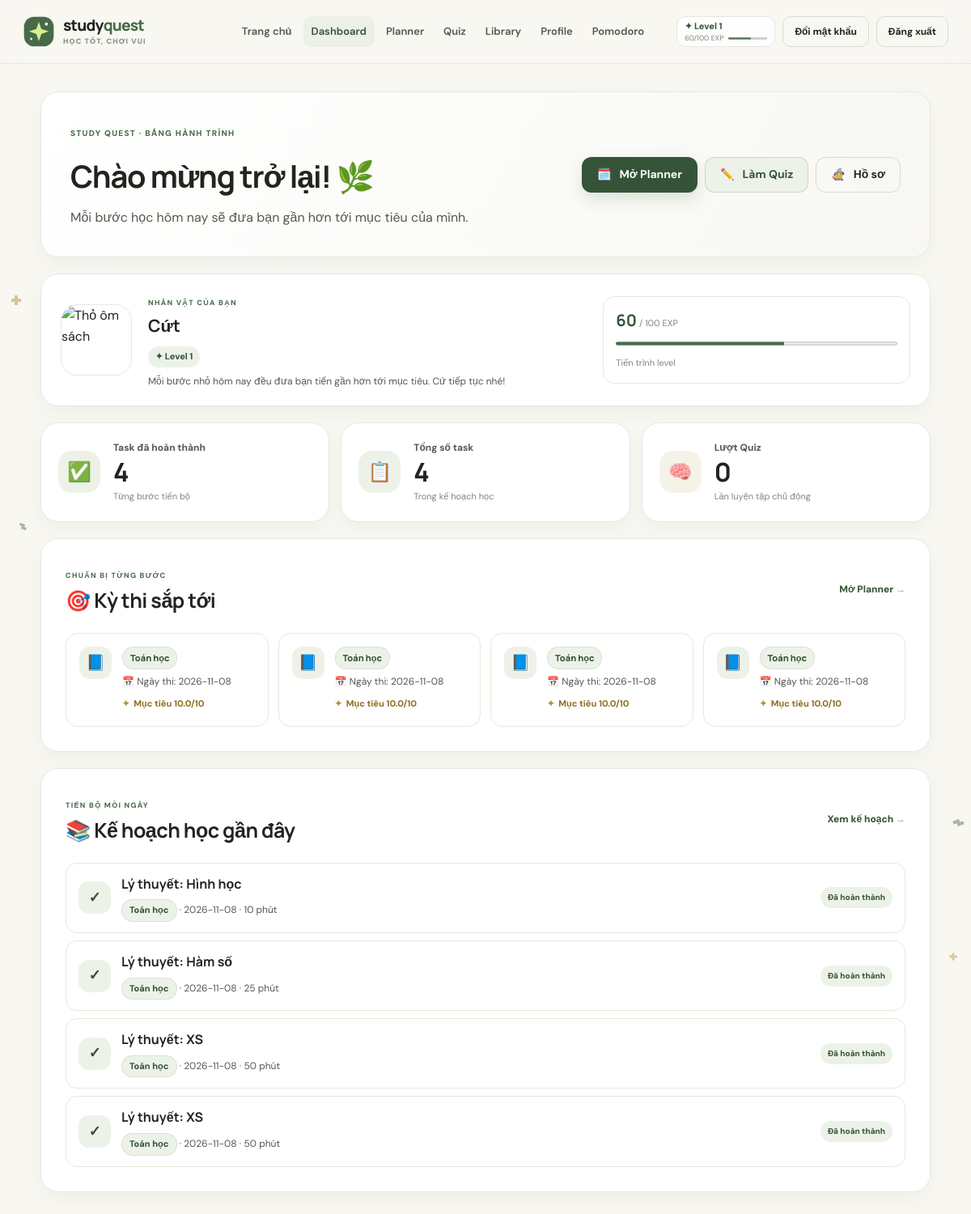
The app's page /dashboard (signed in) with its own data.
### tables this page shows
CREATE TABLE profiles (
    id INTEGER PRIMARY KEY AUTOINCREMENT,
    user_id INTEGER UNIQUE NOT NULL,
    character_name TEXT NOT NULL DEFAULT 'Quest Rookie',
    avatar TEXT NOT NULL DEFAULT '🧙',
    level INTEGER NOT NULL DEFAULT 1,
    exp INTEGER NOT NULL DEFAULT 0,
    reward_points INTEGER NOT NULL DEFAULT 0,
    FOREIGN KEY(user_id) REFERENCES users(id) ON DELETE CASCADE
);

CREATE TABLE exams (
    id INTEGER PRIMARY KEY AUTOINCREMENT,
    user_id INTEGER NOT NULL,
    subject TEXT NOT NULL,
    exam_date TEXT NOT NULL,
    current_score REAL NOT NULL CHECK(current_score BETWEEN 0 AND 10),
    target_score REAL NOT NULL CHECK(target_score BETWEEN 0 AND 10),
    study_minutes_per_day INTEGER NOT NULL CHECK(study_minutes_per_day >= 10),
    created_at TEXT NOT NULL DEFAULT CURRENT_TIMESTAMP,
    FOREIGN KEY(user_id) REFERENCES users(id) ON DELETE CASCADE
);

CREATE TABLE study_plans (
    id INTEGER PRIMARY KEY AUTOINCREMENT,
    exam_id INTEGER NOT NULL,
    study_date TEXT NOT NULL,
    title TEXT NOT NULL,
    activity_type TEXT NOT NULL,
    duration_minutes INTEGER NOT NULL,
    completed INTEGER NOT NULL DEFAULT 0,
    FOREIGN KEY(exam_id) REFERENCES exams(id) ON DELETE CASCADE
);

### app.py (the view)
@app.route('/dashboard')
@login_required
def dashboard():
    user = current_user(); db = get_db(); exams = db.execute('SELECT * FROM exams WHERE user_id=? ORDER BY exam_date LIMIT 4', (user['id'],)).fetchall()
    plans = db.execute('SELECT sp.*, e.subject FROM study_plans sp JOIN exams e ON e.id=sp.exam_id WHERE e.user_id=? ORDER BY sp.study_date, sp.id LIMIT 8', (user['id'],)).fetchall()
    stats = {'done': db.execute('SELECT COUNT(*) FROM study_plans sp JOIN exams e ON e.id=sp.exam_id WHERE e.user_id=? AND completed=1', (user['id'],)).fetchone()[0], 'total': db.execute('SELECT COUNT(*) FROM study_plans sp JOIN exams e ON e.id=sp.exam_id WHERE e.user_id=?', (user['id'],)).fetchone()[0], 'quiz': db.execute('SELECT COUNT(*) FROM quiz_attempts WHERE user_id=?', (user['id'],)).fetchone()[0]}
    return render_template('dashboard.html', exams=exams, plans=plans, stats=stats)

### templates/dashboard.html (shortened to what this page needs)
{% extends "base.html" %}
{% block content %}
<link rel="stylesheet" href="{{ url_for('static', filename='css/dashboard.css') }}">
<main class="dashboard-page">
  <section class="panel dashboard-welcome">
    <div>
      <p class="eyebrow">Study Quest · Bảng hành trình</p>
      <h1>Chào mừng trở lại! <span aria-hidden="true">🌿</span></h1>
      <p class="muted">Mỗi bước học hôm nay sẽ đưa bạn gần hơn tới mục tiêu của mình.</p>
    </div>
    <div class="dashboard-quick-links" aria-label="Lối tắt">
      <a class="btn btn-primary" href="/planner"><span aria-hidden="true">🗓️</span> Mở Planner</a>
      <a class="btn dashboard-quiz-button" href="/quiz"><span aria-hidden="true">✏️</span> Làm Quiz</a>
      <a class="btn btn-ghost" href="/profile"><span aria-hidden="true">🧙</span> Hồ sơ</a>
    </div>
  </section>
  {% if current_user %}
  <section class="panel dashboard-character-card" aria-label="Nhân vật của bạn">
    <div class="dashboard-character-avatar">
      {% if current_user['avatar'] == 'squirath' %}
      <img src="{{ url_for('static', filename='images/profile/squirre_athlete.png') }}" alt="Sóc vận động viên" width="88" height="88">
      {% elif current_user['avatar'] == 'capysnack' %}
      <img src="{{ url_for('static', filename='images/profile/capybara_snack.png') }}" alt="Chuột lang ăn vặt" width="88" height="88">
      {% elif current_user['avatar'] == 'catgls' %}
      <img src="{{ url_for('static', filename='images/profile/cat_glasses.png') }}" alt="Mèo đeo kính" width="88" height="88">
      {% elif current_user['avatar'] == 'corgivar' %}
      <img src="{{ url_for('static', filename='images/profile/corgi_varsity.png') }}" alt="Corgi áo varsity" width="88" height="88">
      {% elif current_user['avatar'] == 'dogshade' %}
      <img src="{{ url_for('static', filename='images/profile/dog_sunglasses.png') }}" alt="Chó kính râm" width="88" height="88">
      {% elif current_user['avatar'] == 'owlstudy' %}
      <img src="{{ url_for('static', filename='images/profile/owl_student.png') }}" alt="Cú học sinh" width="88" height="88">
      {% elif current_user['avatar'] == 'rabbook' %}
      <img src="{{ url_for('static', filename='images/profile/rabbit_book.png') }}" alt="Thỏ ôm sách" width="88" height="88">
      {% else %}
      <img src="{{ url_for('static', filename='images/profile/rabbit_book.png') }}" alt="Thỏ ôm sách" width="88" height="88">
      {% endif %}
    </div>
    <div class="dashboard-character-info">
      <p class="eyebrow">NHÂN VẬT CỦA BẠN</p>
      <h2>{{ current_user['character_name'] }}</h2>
      <span class="dashboard-character-level">✦ Level {{ current_user['level'] }}</span>
      <p class="dashboard-character-encouragement">Mỗi bước nhỏ hôm nay đều đưa bạn tiến gần hơn tới mục tiêu. Cứ tiếp tục nhé!</p>
    </div>
    <div class="dashboard-character-xp">
      <div><strong>{{ current_user['exp'] % 100 }}</strong><span> / 100 EXP</span></div>
      <progress max="100" value="{{ current_user['exp'] % 100 }}" aria-label="EXP trong level hiện tại"></progress>
      <span>Tiến trình level</span>
    </div>
  </section>
  {% endif %}
  <section class="dashboard-stats" aria-label="Thống kê học tập">
    <article class="panel dashboard-stat-card dashboard-stat-done">
      <span class="dashboard-stat-icon" aria-hidden="true">✅</span>
      <div>
        <p>Task đã hoàn thành</p>
        <strong>{{ stats.done }}</strong>
        <span class="dashboard-stat-caption">Từng bước tiến bộ</span>
      </div>
    </article>
    <article class="panel dashboard-stat-card dashboard-stat-total">
      <span class="dashboard-stat-icon" aria-hidden="true">📋</span>
      <div>
        <p>Tổng số task</p>
        <strong>{{ stats.total }}</strong>
        <span class="dashboard-stat-caption">Trong kế hoạch học</span>
      </div>
    </article>
    <article class="panel dashboard-stat-card dashboard-stat-quiz">
      <span class="dashboard-stat-icon" aria-hidden="true">🧠</span>
      <div>
        <p>Lượt Quiz</p>
        <strong>{{ stats.quiz }}</strong>
        <span class="dashboard-stat-caption">Lần luyện tập chủ động</span>
      </div>
    </article>
  </section>
  <section class="panel dashboard-section">
    <div class="dashboard-section-heading">
      <div>
        <p class="eyebrow">CHUẨN BỊ TỪNG BƯỚC</p>
        <h2><span aria-hidden="true">🎯</span> Kỳ thi sắp tới</h2>
      </div>
      <a class="dashboard-section-link" href="/planner">Mở Planner <span aria-hidden="true">→</span></a>
    </div>
    {% if exams %}
      <div class="dashboard-exam-grid">
        {% for exam in exams %}
          <article class="dashboard-exam-card">
            <span class="dashboard-card-icon" aria-hidden="true">📘</span>
            <div class="dashboard-card-content">
              <h3><span class="dashboard-subject-badge">{{ exam.subject }}</span></h3>
              <p><span aria-hidden="true">📅</span> Ngày thi: {{ exam.exam_date }}</p>
              <span class="dashboard-target"><span aria-hidden="true">✦</span> Mục tiêu {{ exam.target_score }}/10</span>
            </div>
          </article>
        {% endfor %}
      </div>
    {% endif %}
  </section>
  <section class="panel dashboard-section">
    <div class="dashboard-section-heading">
      <div>
        <p class="eyebrow">TIẾN BỘ MỖI NGÀY</p>
        <h2><span aria-hidden="true">📚</span> Kế hoạch học gần đây</h2>
      </div>
      <a class="dashboard-section-link" href="/planner">Xem kế hoạch <span aria-hidden="true">→</span></a>
    </div>
    {% if plans %}
      <div class="dashboard-plan-list">
        {% for plan in plans %}
          <article class="dashboard-plan-card{% if plan.completed %} is-complete{% endif %}">
            <span class="dashboard-plan-icon" aria-hidden="true">{% if plan.completed %}✓{% else %}◷{% endif %}</span>
            <div class="dashboard-plan-content">
              <h3>{{ plan.title }}</h3>
              <p><span class="dashboard-subject-badge">{{ plan.subject }}</span> <span aria-hidden="true">·</span> {{ plan.study_date }} <span aria-hidden="true">·</span> {{ plan.duration_minutes }} phút</p>
            </div>
            <span class="dashboard-plan-status">{% if plan.completed %}Đã hoàn thành{% else %}Chưa hoàn thành{% endif %}</span>
          </article>
        {% endfor %}
      </div>
    {% endif %}
  </section>
</main>
{% endblock %}

### templates/base.html (shortened to what this page needs)
<!doctype html>
<html lang="vi">
<head>
  <link rel="stylesheet" href="{{ url_for('static', filename='css/style.css') }}">
  <link rel="stylesheet" href="{{ url_for('static', filename='css/rpg.css') }}">
</head>
<body>
  <div class="rpg-decoration-layer" aria-hidden="true">
    <span class="rpg-pixel-decor rpg-pixel-star"></span>
    <span class="rpg-pixel-decor rpg-pixel-leaf"></span>
    <span class="rpg-pixel-decor rpg-pixel-star"></span>
    <span class="rpg-pixel-decor rpg-pixel-leaf"></span>
  </div>
  <header class="site-header">
    <nav class="navbar container" aria-label="Điều hướng chính">
      <a class="brand" href="/" aria-label="Study Quest — Trang chủ">
        <img class="brand-mark" src="{{ url_for('static', filename='images/study-quest-mark.svg') }}" alt="" width="40" height="40">
        <span class="brand-name">study<span>quest</span><small>Học tốt, chơi vui</small></span>
      </a>
      <div class="nav-panel" id="primary-navigation">
        <div class="nav-links">
          <a class="nav-link{% if request.path == '/' %} is-active{% endif %}" href="/">Trang chủ</a>
          <a class="nav-link{% if request.path.startswith('/dashboard') %} is-active{% endif %}" href="/dashboard">Dashboard</a>
          <a class="nav-link{% if request.path.startswith('/planner') %} is-active{% endif %}" href="/planner">Planner</a>
          <a class="nav-link{% if request.path.startswith('/quiz') %} is-active{% endif %}" href="/quiz">Quiz</a>
          <a class="nav-link{% if request.path.startswith('/library') %} is-active{% endif %}" href="/library">Library</a>
          <a class="nav-link{% if request.path.startswith('/profile') %} is-active{% endif %}" href="/profile">Profile</a>
          {% if current_user %}
          <a class="nav-link{% if request.path.startswith('/pomodoro') %} is-active{% endif %}" href="{{ url_for('pomodoro') }}">Pomodoro</a>
          {% endif %}
        </div>
        <div class="nav-actions">
          {% if current_user %}
          <a class="rpg-xp-mini" href="/profile" aria-label="Level {{ current_user['level'] }}, {{ current_user['exp'] % 100 }} trên 100 EXP trong level">
            <span class="rpg-xp-mini-level">✦ Level {{ current_user['level'] }}</span>
            <span class="rpg-xp-mini-progress">
              <span>{{ current_user['exp'] % 100 }}/100 EXP</span>
              <progress max="100" value="{{ current_user['exp'] % 100 }}"></progress>
            </span>
          </a>
          <a class="btn btn-ghost btn-small" href="{{ url_for('change_password') }}">Đổi mật khẩu</a>
          <a class="btn btn-ghost btn-small rpg-logout" href="/logout">Đăng xuất</a>
          {% else %}
          <a class="btn btn-ghost btn-small" href="/login">Đăng nhập</a>
          <a class="btn btn-primary btn-small" href="/register">Bắt đầu</a>
          {% endif %}
        </div>
      </div>
    </nav>
  </header>
  <main id="main-content">
    {% block content %}{% endblock %}
  </main>
</body>
</html>

### records on screen
profiles: level "1", current_user['exp']%100 "60", character_name "Cứt"
exams: subject "Toán học", exam_date "2026-11-08", target_score "10.0"
exams: subject "Toán học", exam_date "2026-11-08", target_score "10.0"
exams: subject "Toán học", exam_date "2026-11-08", target_score "10.0"
exams: subject "Toán học", exam_date "2026-11-08", target_score "10.0"
study_plans: title "Lý thuyết: Hình học", subject "Toán học", study_date "2026-11-08", duration_minutes "10", completed "Đã hoàn thành"
study_plans: title "Lý thuyết: Hàm số", subject "Toán học", study_date "2026-11-08", duration_minutes "25", completed "Đã hoàn thành"
study_plans: title "Lý thuyết: XS", subject "Toán học", study_date "2026-11-08", duration_minutes "50", completed "Đã hoàn thành"
study_plans: title "Lý thuyết: XS", subject "Toán học", study_date "2026-11-08", duration_minutes "50", completed "Đã hoàn thành"

### other values on screen
{{ stats.done }} "4"
{{ stats.total }} "4"
{{ stats.quiz }} "0"
